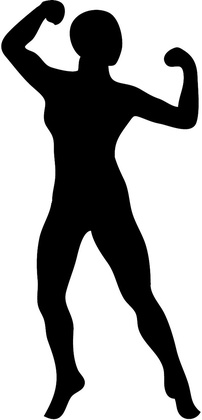
%> input picture body1.jpg, 202 x 420 px, shrunk from 531 x 1102 before the run
$ octave MainN.m   (GNU Octave 9; MATLAB toolbox functions it lacks are replaced by stand-ins)
%> lines starting %> are read from the running program, lines starting %| are printed output that depends on the picture; in (x1, y1, x2, y2) boxes, pixels count from 0 and x2, y2 are one past the last pixel; in counts of white or black regions, pixels touching at a corner belong together; the program's own positions count from 1
clc, clear, close all;

quiver2 = @(P,V,varargin) quiver( P(1,:), P(2,:), V(1,:), V(2,:), varargin{:} );
plot2 = @(P,varargin) plot(P(1,:), P(2,:), varargin{:} );


% I = imread('fire.png');
I = imread('body1.jpg');
%> I is the input picture: size 420x202x3 uint8; min 0, max 255, mean 161.4
% [5 lines of commented-out code are left out]

I = I(:,:,1) / 255; % Coverting image pixels to black and white
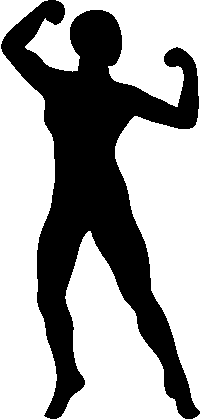
%> I: size 420x202 uint8; values 0 (black) and 1 (white), 63.3% white; 1 black region, box (x1, y1, x2, y2) and area: (1, 0, 200, 419) 31162
imagesc(I);
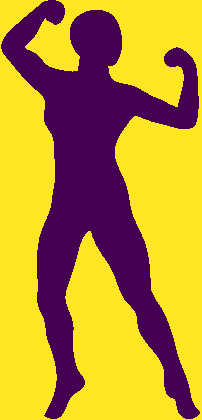
%> displayed picture: size 420x202x3, on the screen's scale of 0 to 255; mean R, G, B 185, 146.5, 54.3

S = double(I);       % Using for any function that needs "double image"
S2 =  1-S;      % fliping the image color (black->white  , white -> black)

%> (the run ends here)

$ run again, with body2.jpeg copied over body1.jpg
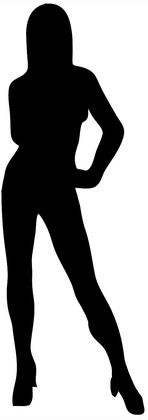
%> input picture body2.jpeg, 148 x 420 px, shrunk from 472 x 1339 before the run
%> I is the input picture: size 420x148x3 uint8; min 0, max 255, mean 150.4
%> `I = I(:,:,1) / 255;`:
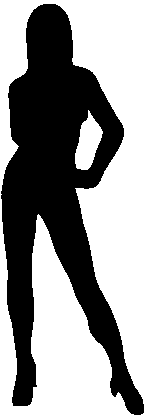
%> I: size 420x148 uint8; values 0 (black) and 1 (white), 59% white; 1 black region, box (x1, y1, x2, y2) and area: (1, 4, 144, 415) 25477
%> `imagesc(I);`:
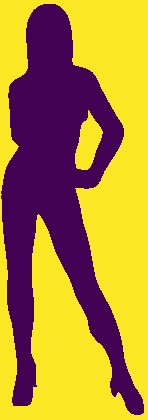
%> displayed picture: size 420x148x3, on the screen's scale of 0 to 255; mean R, G, B 177.2, 136.7, 56.3
